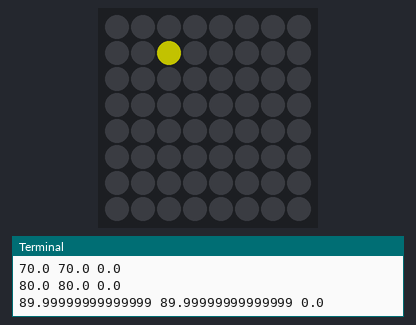
A program run on a simulated Raspberry Pi (BCM pin numbers) with a Sense HAT. On the bench: the Sense HAT's 8×8 RGB LED matrix, the last lines printed to the terminal. Dim RGB values are drawn brighter than linear; random numbers come from a fixed seed.

Above: at 4.9 s.
At 20.3 s:
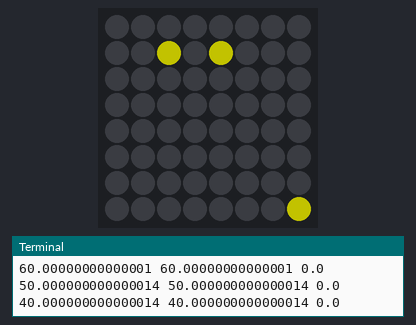
At 38.3 s:
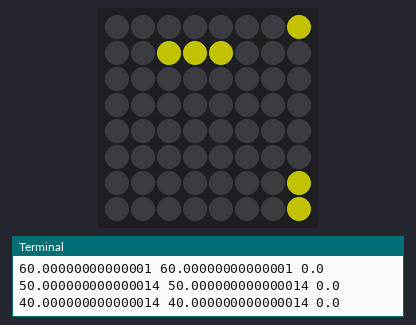

The program:

Starry_night.py
```python
#author : kim minseo, support: baek daeseong
#date: 22. 1. 14

from sense_hat import SenseHat
from random import randint
from time import sleep

sense = SenseHat()
sense.clear()

yello =(100, 100, 0)


def blinkStar():

    x = randint(0,7)
    y = randint(0,7)
    #--decreation -------
    bright = 1
    for i in range(10):
        r = yello[0] * bright
        g = yello[1] * bright
        b = yello[2] * bright
        print(r,g,b)
        sense.set_pixel(x, y, (int(r),int(g),int(b)))
        bright = bright - 0.1
        sleep(0.2)

    #
    bright = 0
    for i in range(10):
        r = yello[0] * bright
        g = yello[1] * bright
        b = yello[2] * bright
        print(r,g,b)
        sense.set_pixel(x, y, (int(r),int(g),int(b)))
        bright = bright + 0.1
        sleep(0.2)


while True:
    print('new star')
    sleep(1)
    blinkStar()
    sleep(1)
```
